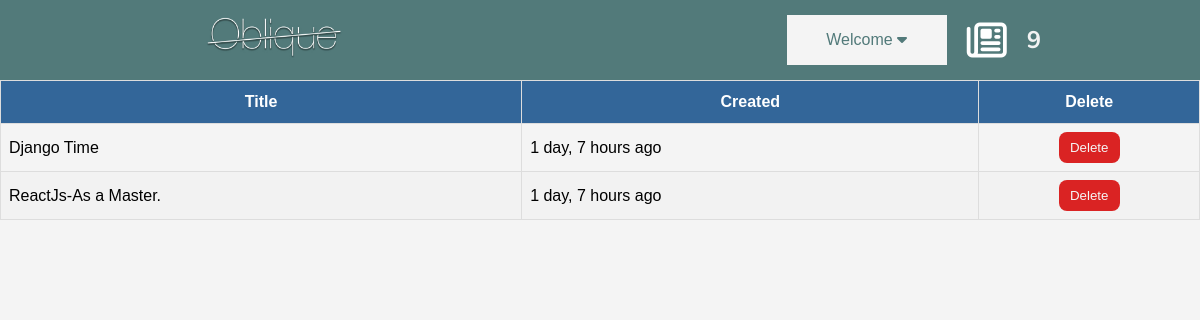
Screenshot of /status/ (signed in) with the database file from the repository.
### first/models.py (models this page shows, shortened)
class BlogTable(models.Model):
    title=models.CharField(max_length=200)
    content=models.TextField(max_length=5000)
    foto=models.ImageField(upload_to='images/')
    public=models.BooleanField(default=False)
    today=models.DateTimeField(auto_now_add=True)
    user=models.ForeignKey(User,on_delete=models.CASCADE)

### first/views.py (the view)
# urls.py: path('status/',views.status,name='status'),
@login_required(login_url="ulogin")
def status(request):
    b=BlogTable.objects.filter(user=request.user)
    return render(request,'tempfirst/status.html',{'data':b,'post':post})

### first/templates/tempfirst/status.html
{% extends "tempfirst/base.html" %}
{%load humanize %}
{% block content%}
<table id="status_table">
    <thead>
        <th>Title</th>
        <th>Created</th>
        <th>Delete</th>
    </thead>
    <tbody>
        {%for i in data%}
        <tr>
            <td>{{i.title}}</td>
            <td>{{i.today|naturaltime}}</td>
            <td><button class="table_btn"><a href="{% url 'delete' i.id %}">Delete</a></button></td>
        </tr>
        {%endfor%}
    </tbody>
</table>
{%endblock%}

### first/static/first/stylecss.css (style rules this page uses)
body { margin: 0px; background-color: #f4f4f4; font-family: 'Nunito', sans-serif; }
#status_table { font-family: "Trebuchet MS", Arial, Helvetica, sans-serif; border-collapse: collapse; width: 100%; }
#status_table td, #status_table th { border: 1px solid #ddd; padding: 8px; }
#status_table tr:nth-child(even) { background-color: #f2f2f2; }
#status_table th { padding-top: 12px; padding-bottom: 12px; text-align: center; background-color: #336699; color: white; }
.table_btn { margin-left: 35%; width: 30%; padding: 8px; border: none; border-radius: 8px; background-color:rgb(218, 35, 35); }
.table_btn a { text-decoration: none; color: whitesmoke; }

### rows the page displays
BlogTable: title "Django Time", today "1 day, 7 hours ago"
BlogTable: title "ReactJs-As a Master.", today "1 day, 7 hours ago"

### other values shown
{{ post }} "9"
